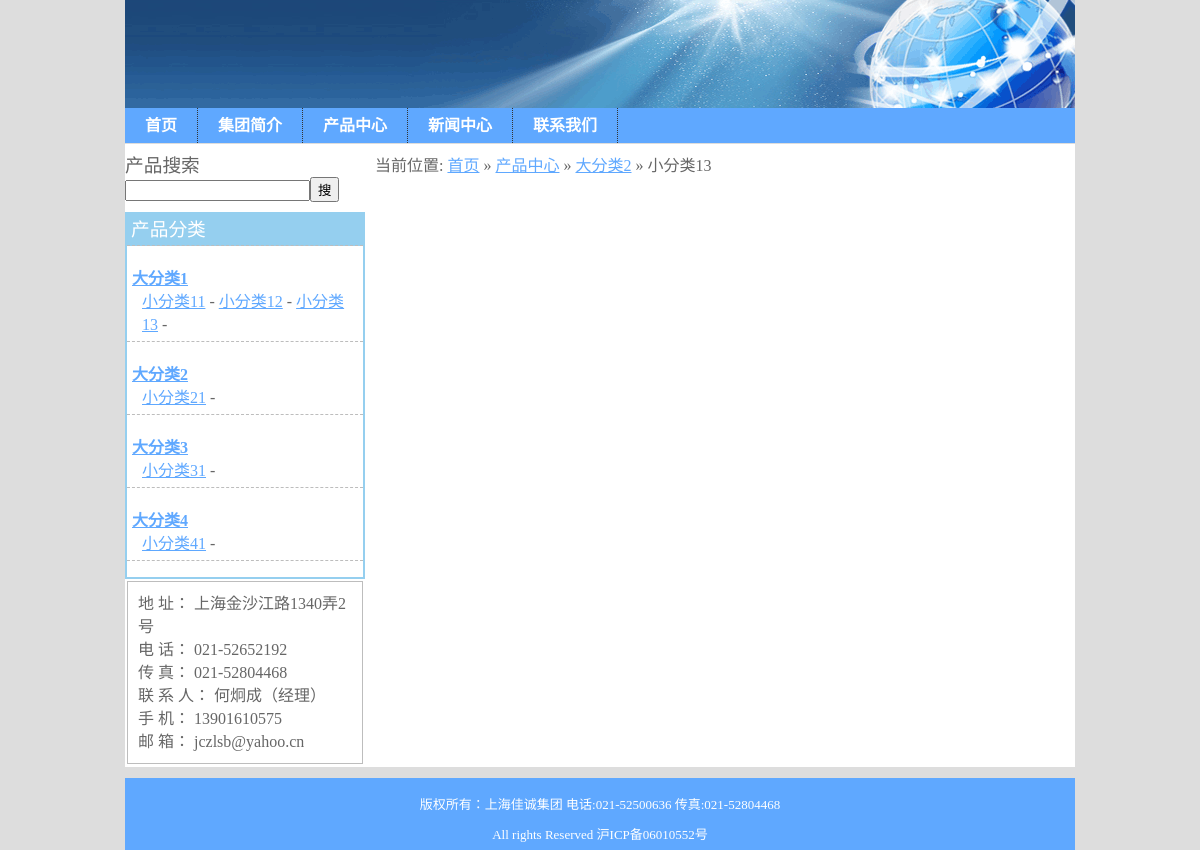
Page /index.php/products/scategory/2/7 on the earlier database version.
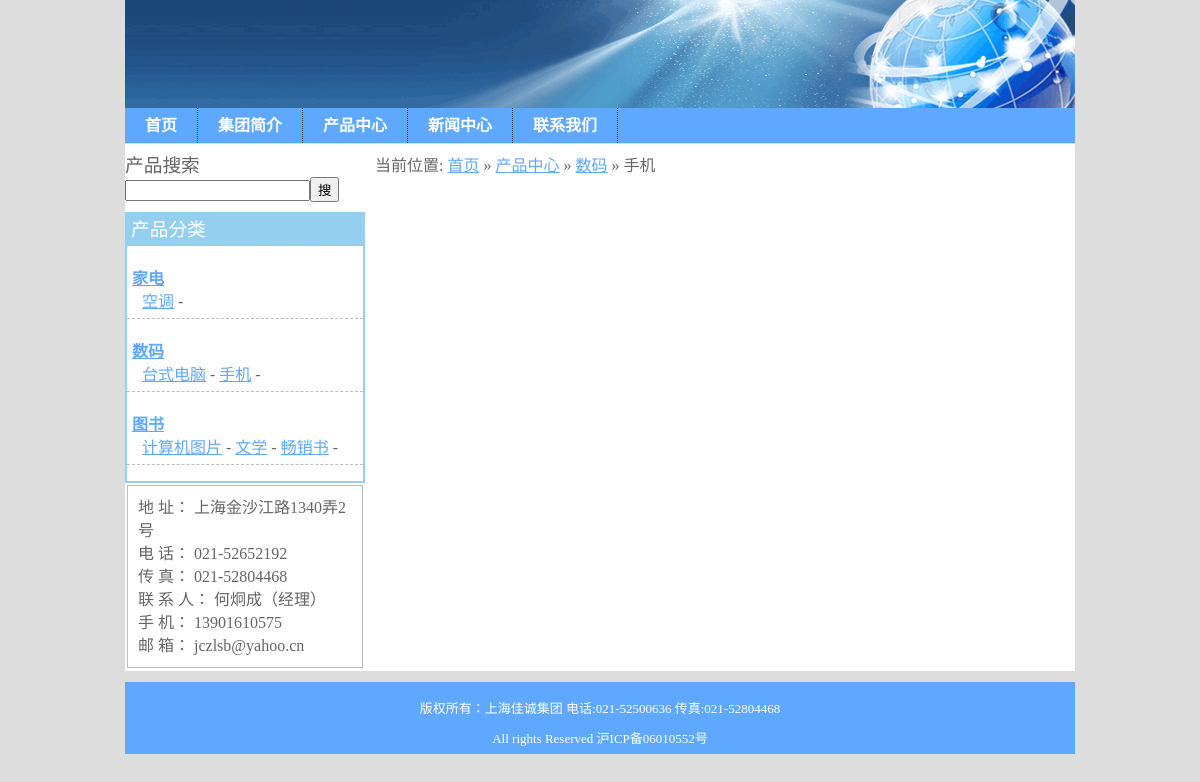
Same page on the later database version.
### tables this page shows
CREATE TABLE `pcategories` (
  `id` int(11) NOT NULL AUTO_INCREMENT,
  `name` varchar(255) NOT NULL,
  `parent_id` int(11) DEFAULT NULL,
  `position` int(11) DEFAULT NULL,
  `created_at` datetime DEFAULT NULL,
  `updated_at` datetime DEFAULT NULL,
  PRIMARY KEY (`id`)
);

### application/core/MY_Controller.php (called while the page is built, shortened)
<?php if ( ! defined('BASEPATH')) exit('No direct script access allowed');
class MY_Controller extends CI_Controller {
    protected $data;
  	protected function render_view($view, $layout="application"){
  	  $this->data["view"] = $view;
  	  $this->load->view("/layouts/".$layout, $this->data);
  	}
}

### application/controllers/products.php (called while the page is built, shortened)
<?php if ( ! defined('BASEPATH')) exit('No direct script access allowed');
class Products extends MY_Controller {
    function scategory(){
        $this->data["current_root_category"] = $this->db->query("select p.id, p.name from pcategories p where p.id=".$this->uri->segment(3))->row();
        $this->data["current_sub_category"] = $this->db->query("select p.id, p.name from pcategories p where p.id=".$this->uri->segment(4))->row();
        $this->render_view('products/scategory_view');
    }
}

### index.php (called while the page is built, shortened)
<?php
require_once BASEPATH.'core/CodeIgniter'.EXT;

### application/models/product_model.php (called while the page is built, shortened)
<?php if ( ! defined('BASEPATH')) exit('No direct script access allowed');
class Product_model extends CI_Model {
    function get_root_categories(){
      $query = $this->db->query("select id, name from pcategories where parent_id is null or parent_id=0;");
      return $query->result();
    }
    function get_child_category($id){
      $query = $this->db->query("select id, name from pcategories where parent_id=$id;");
      return $query->result();
    }
}

### application/views/products/scategory_view.php (the view, shortened to what this page needs)
<div id="sidebar">
    <div id="product_search" style="margin-bottom:10px;">
      <h3>产品搜索</h3>
      <form id="search_form" method="get"><input id="keywords" type="text" name="keywords" /><button type="submit">搜</button></form>
    </div>
  <div id="product_categories" style="border:2px solid #95CFEF">
  <h3 style="background:#95CFEF;color:#FFF;padding:4px;">产品分类</h3>
  <div class="categories">
  <?php $categories = $this->product->get_root_categories(); ?>
  <?php foreach($categories as $category): ?>
    <dl style="border-bottom:1px dashed #BDBDBD;padding:5px;">
      <dt class="category" style="font-weight:bold;">
       <?php echo anchor("/products/category/".$category->id, strip_tags($category->name)); ?>
       </dt>
    <?php $sub_categories = $this->product->get_child_category($category->id); ?>
      <dd class="sub_category">
      <?php foreach($sub_categories as $sub_category): ?>
         <?php echo anchor("/products/scategory/".$category->id."/".$sub_category->id, strip_tags($sub_category->name)); ?> -
      <?php endforeach; ?>
      </dd>
    </dl>
  <?php endforeach; ?>
  </div>
  </div>
  <div id="contact_info">
      地 址： 上海金沙江路1340弄2号<br />
      电 话： 021-52652192<br />
      传 真： 021-52804468<br />
      联 系 人： 何炯成（经理） <br />
      手 机： 13901610575 <br />
      邮 箱： jczlsb@yahoo.cn <br />
  </div>
</div>
<div id="main">
    <div class="breadcrumb">当前位置: <a href="<?php echo base_url(); ?>">首页</a> &raquo; <a href="<?php echo site_url('products'); ?>">产品中心</a> &raquo; <a href="<?php echo site_url('products/category/'.$current_root_category->id); ?>"><?php echo $current_root_category->name; ?></a> &raquo; <?php echo $current_sub_category->name; ?></div>
  <div class="clear"></div>
</div>

Differences in the rows shown:
removed pcategories: id+name "大分类1", shown under "产品分类"
removed pcategories: name "小分类11", shown under "大分类1"
removed pcategories: name "小分类12", shown under "大分类1"
removed pcategories: name "小分类13", shown under "大分类1"
removed pcategories: id+name "大分类2", name "大分类2", shown under "产品分类"
removed pcategories: name "小分类21", shown under "大分类2"
removed pcategories: id+name "大分类3", shown under "产品分类"
removed pcategories: name "小分类31", shown under "大分类3"
removed pcategories: id+name "大分类4", shown under "产品分类"
removed pcategories: name "小分类41", shown under "大分类4"
added pcategories: id+name "家电", shown under "产品分类"
added pcategories: name "空调", shown under "家电"
added pcategories: id+name "数码", name "数码", shown under "产品分类"
added pcategories: name "台式电脑", shown under "数码"
added pcategories: name "手机", shown under "数码"
added pcategories: id+name "图书", shown under "产品分类"
added pcategories: name "计算机图片", shown under "图书"
added pcategories: name "文学", shown under "图书"
added pcategories: name "畅销书", shown under "图书"
